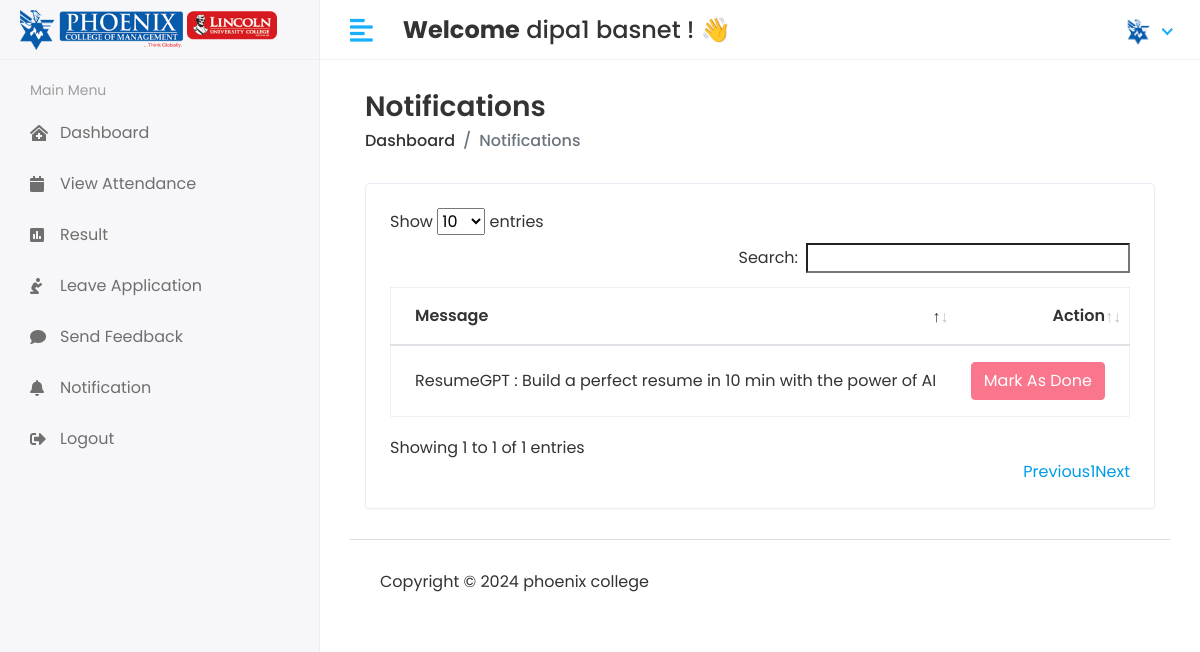
/Hod/Student/Notification (signed in), run on the app's committed database.
### student/models.py (models this page shows, shortened)
class CustomUser(AbstractUser):
    USER = (
        (1, 'HOD'),
        (2, 'STAFF'),
        (3, 'STUDENT'),
    )
    user_type = models.CharField(choices=USER, max_length=50, default=1)
    profile_pic = models.ImageField(upload_to='media/profile_pic')

class Student_Notification(models.Model):
    student_id = models.ForeignKey(Student, on_delete=models.CASCADE)
    message = models.TextField()
    created_at = models.DateTimeField(auto_now_add=True)
    status = models.IntegerField(null=True, default=0)

### student_management_system/Student_Views.py (the view)
# urls.py: path('Hod/Student/Notification', Student_Views.STUDENT_NOTIFICATION, name='student_notification'),
@login_required(login_url='/')
def STUDENT_NOTIFICATION(request):
    student = Student.objects.filter(admin=request.user.id)
    for i in student:
        student_id = i.id
        notification = Student_Notification.objects.filter(student_id=student_id)
        context = {
            'notification': notification,
        }
    return render(request, 'Student/notification.html', context)

### templates/Student/notification.html (shortened to what this page needs)
{% extends 'base.html' %}
{% block content %}
 <div class="content container-fluid">
               <div class="page-header">
                  <div class="row align-items-center">
                     <div class="col">
                        <h3 class="page-title">Notifications</h3>
                        <ul class="breadcrumb">
                           <li class="breadcrumb-item"><a href="{% url 'student_home' %}">Dashboard</a></li>
                           <li class="breadcrumb-item active">Notifications</li>
                        </ul>
                     </div>
                  </div>
               </div>
               <div class="row">
                  <div class="col-sm-12">
                     <div class="card card-table">
                        <div class="card-body">
                           <div class="table-responsive">
                              <table id="table_id" class="table table-hover table-center mb-0">
                                 <thead>
                                    <tr>
                                       <th>Message</th>
                                       <th class="text-right">Action</th>
                                    </tr>
                                 </thead>
                                 <tbody>
                                 {% for i in notification %}
                                    <tr>
                                       <td>{{i.message}}</td>
                                       <td class="text-right">
                                          <div class="actions">
                                             {% if i.status == 0 %}
                                             <a href="{% url 'student_notification_mark_as_done' status=i.id %}" class="btn btn-danger">Mark As Done</a>
                                             {% else %}
                                             <button class="btn btn-danger" disabled="disabled">Mark As Done</button>
                                             {% endif %}
                                          </div>
                                       </td>
                                    </tr>
                                 {% endfor %}
                                 </tbody>
                              </table>
                           </div>
                        </div>
                     </div>
                  </div>
               </div>
            </div>
{% endblock %}

### templates/includes/header.html (shortened to what this page needs)
 {% load static %}
<div class="header">
            <div class="header-left">
               <a href="" class="logo">
               <img src="{% static 'assets/img/logo-both.png'%}" alt="Logo">
               </a>
            </div>
            <a href="javascript:void(0);" id="toggle_btn">
            <i class="fas fa-align-left"></i>
            </a>
            <div class="top-nav-search mt-3">
               <h4><strong>Welcome</strong>&nbsp;<span>{{user.first_name}} {{ user.last_name }}</span>&nbsp;! 👋</h4>
            </div>
            <ul class="nav user-menu">
               <li class="nav-item dropdown has-arrow">
                  <a href="#" class="dropdown-toggle nav-link" data-toggle="dropdown">
                   {% if user.profile_pic == "" %}
                      <span class="user-img"><img class="rounded-circle" src="{% static 'assets/img/no_image.jpg' %}" width="31" alt="profile"></span>
                     {% else %}
                  <span class="user-img"><img class="rounded-circle" src="/{{user.profile_pic}}" width="31" alt="Profile"></span>
                   {% endif %}
                  </a>
               </li>
            </ul>
         </div>

### static/assets/css/style.css (style rules this page uses)
html { height: 100%; }
body { background-color: #fff; color: #333; font-family: 'Poppins', sans-serif; font-size: 1rem; height: 100%; line-height: 1.5; overflow-x: hidden; }
h1, h2, h3, h4, h5, h6 { font-family: 'Poppins', sans-serif; margin-top: 0; }
a { color: #009ce7; }
input, button, a { transition: all 0.4s ease; -moz-transition: all 0.4s ease; -o-transition: all 0.4s ease; -ms-transition: all 0.4s ease; -webkit-transition: all 0.4s ease; }
input, input:focus, button, button:focus { outline: none; }
ul, ol { padding: 0px; list-style: none; }
.table { color: #333; max-width: 100%; margin-bottom: 0; width: 100%; }
.table.dataTable { border-collapse: collapse !important; border: 1px solid rgba(0, 0, 0, 0.05); }
.table thead tr th { font-weight: 600; }
.table tbody tr { border-bottom: 1px solid rgba(0, 0, 0, 0.05); }
.table.table-center td, .table.table-center th { vertical-align: middle; }
.card-table .card-body .table > thead > tr > th { border-top: 0; }
.card-table .card-body .table tr td:first-child, .card-table .card-body .table tr th:first-child { padding-left: 1.5rem; }
.card-table .card-body .table tr td:last-child, .card-table .card-body .table tr th:last-child { padding-right: 1.5rem; }
.card-table .table td, .card-table .table th { border-top: 1px solid #e2e5e8; padding: 1rem 0.75rem; white-space: nowrap; }
.btn-danger { background-color: #e84646; border: 1px solid #e84646; }
.btn-danger.disabled, .btn-danger:disabled { background-color: #f62d51; border-color: #f62d51; color: #fff; }
.card { border: 1px solid #ececf5; box-shadow: 0 1px 3px 0 rgba(0, 0, 0, 0.03); margin-bottom: 1.875rem; }
.card-body { padding: 1.5rem; }
.header { background-color: #fff; border-bottom: 1px solid #f3f3f4; left: 0; position: fixed; right: 0; top: 0; z-index: 1001; height: 60px; }
.header .header-left { float: left; height: 60px; padding: 0 20px; position: relative; width: 320px; z-index: 1; transition: all 0.2s ease-in-out; background-color: #f7f7fa; border-bottom: 1px solid #efefef; border-right: 1px solid #ececf5; display: flex; align-items: center; }
.header .header-left .logo { display: inline-block; line-height: 60px; }
.header .header-left .logo img { max-height: 40px; width: auto; }
.header .dropdown-toggle:after { display: none; }
.header .has-arrow .dropdown-toggle:after { border-top: 0; border-left: 0; border-bottom: 2px solid #18aefa; border-right: 2px solid #18aefa; content: ''; height: 8px; display: inline-block; pointer-events: none; -webkit-transform-origin: 66% 66%; -ms-transform-origin: 66% 66%; transform-origin: 66% 66%; -webkit-transform: rotate(45deg); -ms-transform: rotate(45deg); transform: rotate(45deg); -webkit-transition: all 0.15s ease-in-out; transition: all 0.15s ease-in-out; width: 8px; vertical-align: 0px; }
.user-menu { float: right; margin: 0; position: relative; z-index: 99; padding-right: 15px; }
.user-menu.nav > li > a { color: #a0a0a0; font-size: 14px; line-height: 58px; padding: 0 15px; height: 60px; }
.user-img { margin-right: 3px; position: relative; }
.top-nav-search { float: left; margin-left: 15px; }
.page-header { margin-bottom: 1.875rem; }
.page-header .breadcrumb { background-color: transparent; color: #6c757d; font-size: 1rem; font-weight: 500; margin-bottom: 0; padding: 0; }
.page-header .breadcrumb a { color: #333; }
.page-title { font-size: 28px; font-weight: 600; color: #333; margin-bottom: 5px; }
@media (min-width: 992px) { #toggle_btn { align-items: center; color: #18aefa; display: inline-flex; float: left; font-size: 26px; height: 60px; justify-content: center; margin-left: 15px; padding: 0 15px; } }

### data on the page
CustomUser: first_name "dipa1", last_name "basnet", profile_pic (picture)
Student_Notification: message "ResumeGPT : Build a perfect resume in 10 min with the power of AI", status "Mark As Done"
